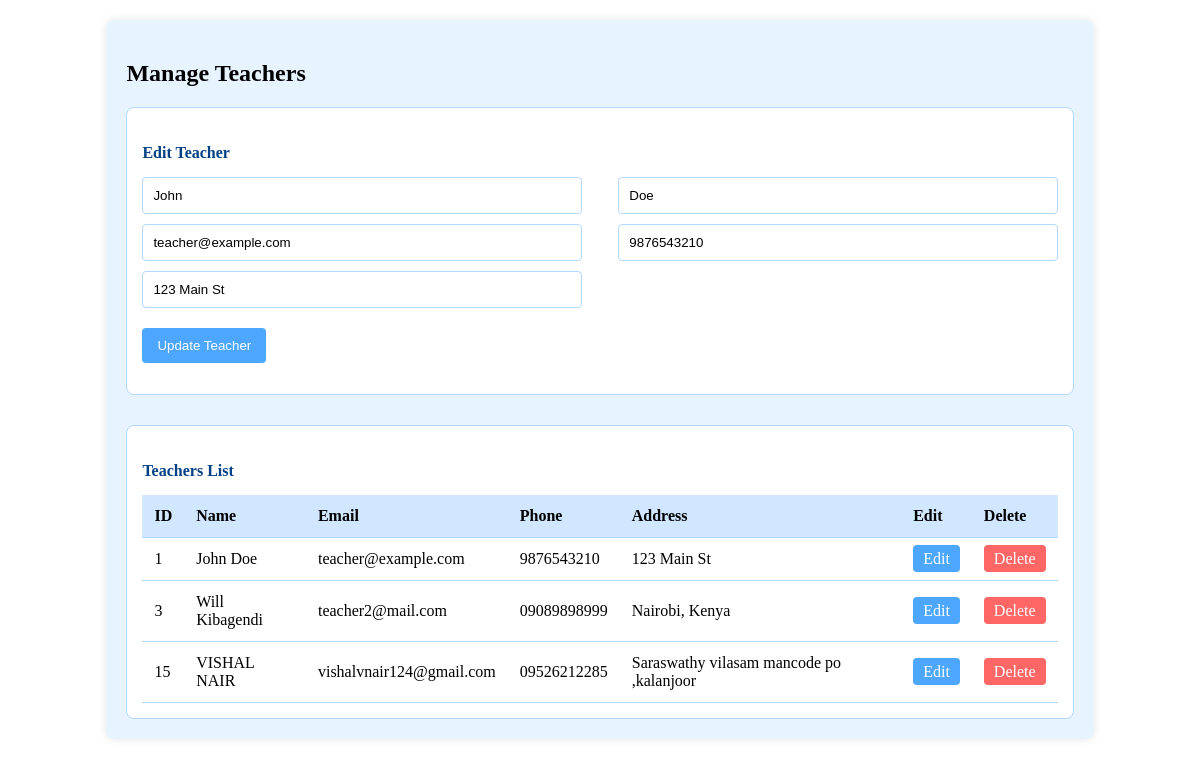
Page /Admin/teachers.php?edit=1 on the committed database.
### tables this page shows
CREATE TABLE `tblteachers` (
  `tea_id` int(10) NOT NULL,
  `tea_firstName` varchar(255) NOT NULL,
  `tea_lastName` varchar(255) NOT NULL,
  `tea_emailAddress` varchar(255) NOT NULL,
  `tea_password` varchar(255) NOT NULL,
  `tea_phoneNo` varchar(50) NOT NULL,
  `tea_dateCreated` varchar(50) NOT NULL,
  `tea_address` text NOT NULL,
  `tea_is_assigned` int(11) NOT NULL DEFAULT 0
);

### Admin/teachers.php (the view, shortened to what this page needs)
<?php
include('../includes/dbcon.php');
$edit_teacher = false;
if (isset($_GET['edit'])) {
    $id = $_GET['edit'];
    $result = $conn->query("SELECT * FROM tblteachers WHERE tea_id=$id");
    $teacher = $result->fetch_assoc();
    $edit_teacher = true;
}
?>
<div class="teachers-section">
    <h2 class="text-center">Manage Teachers</h2>
    <div class="form-container">
        <h4><?php echo $edit_teacher ? 'Edit Teacher' : 'Add New Teacher'; ?></h4>
        <form method="POST" action="teachers.php">
            <div class="form-row">
                <input type="text" name="first_name" placeholder="First Name"
                    value="<?= $edit_teacher ? $teacher['tea_firstName'] : '' ?>" required>
                <input type="text" name="last_name" placeholder="Last Name"
                    value="<?= $edit_teacher ? $teacher['tea_lastName'] : '' ?>" required>
            </div>
            <div class="form-row">
                <input type="email" name="email" placeholder="Email"
                    value="<?= $edit_teacher ? $teacher['tea_emailAddress'] : '' ?>" required>
                <input type="text" name="phone" placeholder="Phone Number"
                    value="<?= $edit_teacher ? $teacher['tea_phoneNo'] : '' ?>" required>
            </div>
            <div class="form-row">
                <input type="text" name="address" placeholder="Address"
                    value="<?= $edit_teacher ? $teacher['tea_address'] : '' ?>" required>
            </div>
            <?php if ($edit_teacher): ?>
                <button type="submit" name="update_teacher" class="submit-btn">Update Teacher</button>
            <?php else: ?>
                <button type="submit" name="add_teacher" class="submit-btn">Add Teacher</button>
            <?php endif; ?>
        </form>
    </div>
    <div class="list-container">
        <h4>Teachers List</h4>
        <table>
            <thead>
                <tr>
                    <th>ID</th>
                    <th>Name</th>
                    <th>Email</th>
                    <th>Phone</th>
                    <th>Address</th>
                    <th>Edit</th>
                    <th>Delete</th>
                </tr>
            </thead>
            <tbody>
                <?php
                $result = $conn->query("SELECT * FROM tblteachers");
                while ($row = $result->fetch_assoc()): ?>
                    <tr>
                        <td><?= $row['tea_id'] ?></td>
                        <td><?= $row['tea_firstName'] . ' ' . $row['tea_lastName'] ?></td>
                        <td><?= $row['tea_emailAddress'] ?></td>
                        <td><?= $row['tea_phoneNo'] ?></td>
                        <td><?= $row['tea_address'] ?></td>
                        <td>
                            <a href="index.php?page=teachers.php?edit=<?= $row['tea_id'] ?>" class="btn btn-edit">Edit</a>
                        </td>
                        <td>
                            <a href="teachers.php?delete=<?= $row['tea_id'] ?>" class="btn btn-delete"
                                onclick="return confirm('Are you sure you want to delete this teacher?');">Delete</a>
                        </td>
                    </tr>
                <?php endwhile; ?>
            </tbody>
        </table>
    </div>
</div>

### Admin/teachers.php (style rules this page uses)
.teachers-section { background-color: #e7f3ff; width: 80%; margin: 20px auto; padding: 20px; border-radius: 8px; box-shadow: 0 0 10px rgba(0, 0, 0, 0.1); }
.form-container { margin-bottom: 30px; padding: 15px; border: 1px solid #b3d7ff; background-color: #ffffff; border-radius: 8px; }
.form-container h4 { color: #004085; margin-bottom: 15px; }
.form-row { display: flex; justify-content: space-between; margin-bottom: 10px; }
.form-row input { width: 48%; padding: 10px; border: 1px solid #b3d7ff; border-radius: 4px; }
.submit-btn { background-color: #4da6ff; color: #fff; padding: 10px 15px; border: none; border-radius: 4px; cursor: pointer; margin-top: 10px; }
.list-container { padding: 15px; background-color: #ffffff; border-radius: 8px; border: 1px solid #b3d7ff; }
.list-container h4 { color: #004085; margin-bottom: 15px; }
table { width: 100%; border-collapse: collapse; }
table th, table td { padding: 12px; text-align: left; border-bottom: 1px solid #b3d7ff; }
table thead { background-color: #d0e7ff; }
.btn { padding: 5px 10px; border: none; border-radius: 4px; cursor: pointer; color: #fff; }
.btn-edit { background-color: #4da6ff; }
.btn-delete { background-color: #ff6666; }
a { text-decoration: none; }

### rows in the picture
tblteachers: first_name "John", last_name "Doe", email "teacher@example.com", phone "9876543210", address "123 Main St", tea_id "1", tea_firstName "John", tea_lastName "Doe", tea_emailAddress "teacher@example.com", tea_phoneNo "9876543210", tea_address "123 Main St"
tblteachers: tea_id "3", tea_firstName "Will", tea_lastName "Kibagendi", tea_emailAddress "teacher2@mail.com", tea_phoneNo "09089898999", tea_address "Nairobi, Kenya"
tblteachers: tea_id "15", tea_firstName "VISHAL", tea_lastName "NAIR", tea_emailAddress "vishalvnair124@gmail.com", tea_phoneNo "09526212285", tea_address "Saraswathy vilasam mancode po ,kalanjoor"
